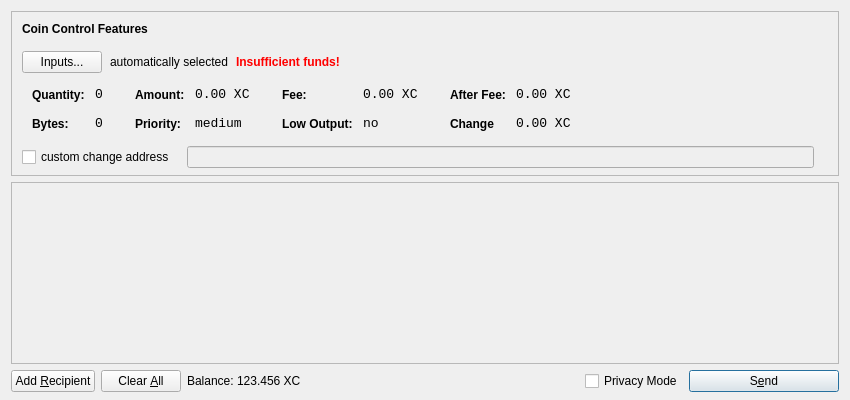
<?xml version="1.0" encoding="UTF-8"?>
<ui version="4.0">
 <class>SendCoinsDialog</class>
 <widget class="QDialog" name="SendCoinsDialog">
  <property name="geometry">
   <rect>
    <x>0</x>
    <y>0</y>
    <width>850</width>
    <height>400</height>
   </rect>
  </property>
  <property name="windowTitle">
   <string>Send Coins</string>
  </property>
  <layout class="QVBoxLayout" name="verticalLayout" stretch="0,1,0">
   <property name="bottomMargin">
    <number>8</number>
   </property>
   <item>
    <widget class="QFrame" name="frameCoinControl">
     <property name="sizePolicy">
      <sizepolicy hsizetype="Expanding" vsizetype="Expanding">
       <horstretch>0</horstretch>
       <verstretch>0</verstretch>
      </sizepolicy>
     </property>
     <property name="maximumSize">
      <size>
       <width>16777215</width>
       <height>16777215</height>
      </size>
     </property>
     <property name="frameShape">
      <enum>QFrame::StyledPanel</enum>
     </property>
     <property name="frameShadow">
      <enum>QFrame::Sunken</enum>
     </property>
     <layout class="QVBoxLayout" name="verticalLayoutCoinControl2">
      <property name="spacing">
       <number>6</number>
      </property>
      <property name="leftMargin">
       <number>0</number>
      </property>
      <property name="topMargin">
       <number>0</number>
      </property>
      <property name="rightMargin">
       <number>0</number>
      </property>
      <property name="bottomMargin">
       <number>6</number>
      </property>
      <item>
       <layout class="QVBoxLayout" name="verticalLayoutCoinControl" stretch="0,0,0,0,1,0">
        <property name="spacing">
         <number>0</number>
        </property>
        <property name="leftMargin">
         <number>10</number>
        </property>
        <property name="topMargin">
         <number>10</number>
        </property>
        <item>
         <layout class="QHBoxLayout" name="horizontalLayoutCoinControl1">
          <property name="bottomMargin">
           <number>15</number>
          </property>
          <item>
           <widget class="QLabel" name="labelCoinControlFeatures">
            <property name="sizePolicy">
             <sizepolicy hsizetype="Preferred" vsizetype="Maximum">
              <horstretch>0</horstretch>
              <verstretch>0</verstretch>
             </sizepolicy>
            </property>
            <property name="font">
             <font>
              <weight>75</weight>
              <bold>true</bold>
             </font>
            </property>
            <property name="styleSheet">
             <string notr="true">font-weight:bold;</string>
            </property>
            <property name="text">
             <string>Coin Control Features</string>
            </property>
           </widget>
          </item>
         </layout>
        </item>
        <item>
         <layout class="QHBoxLayout" name="horizontalLayoutCoinControl2" stretch="0,0,0,0">
          <property name="spacing">
           <number>8</number>
          </property>
          <property name="bottomMargin">
           <number>10</number>
          </property>
          <item>
           <widget class="QPushButton" name="pushButtonCoinControl">
            <property name="styleSheet">
             <string notr="true"/>
            </property>
            <property name="text">
             <string>Inputs...</string>
            </property>
           </widget>
          </item>
          <item>
           <widget class="QLabel" name="labelCoinControlAutomaticallySelected">
            <property name="text">
             <string>automatically selected</string>
            </property>
            <property name="margin">
             <number>5</number>
            </property>
           </widget>
          </item>
          <item>
           <widget class="QLabel" name="labelCoinControlInsuffFunds">
            <property name="font">
             <font>
              <weight>75</weight>
              <bold>true</bold>
             </font>
            </property>
            <property name="styleSheet">
             <string notr="true">color:red;font-weight:bold;</string>
            </property>
            <property name="text">
             <string>Insufficient funds!</string>
            </property>
            <property name="margin">
             <number>5</number>
            </property>
           </widget>
          </item>
          <item>
           <spacer name="horizontalSpacerCoinControl">
            <property name="orientation">
             <enum>Qt::Horizontal</enum>
            </property>
            <property name="sizeHint" stdset="0">
             <size>
              <width>40</width>
              <height>1</height>
             </size>
            </property>
           </spacer>
          </item>
         </layout>
        </item>
        <item>
         <widget class="QWidget" name="widgetCoinControl" native="true">
          <property name="sizePolicy">
           <sizepolicy hsizetype="Preferred" vsizetype="Preferred">
            <horstretch>0</horstretch>
            <verstretch>0</verstretch>
           </sizepolicy>
          </property>
          <property name="minimumSize">
           <size>
            <width>0</width>
            <height>0</height>
           </size>
          </property>
          <property name="styleSheet">
           <string notr="true"/>
          </property>
          <layout class="QHBoxLayout" name="horizontalLayoutCoinControl5">
           <property name="margin">
            <number>0</number>
           </property>
           <item>
            <layout class="QHBoxLayout" name="horizontalLayoutCoinControl3" stretch="0,0,0,1">
             <property name="spacing">
              <number>20</number>
             </property>
             <property name="topMargin">
              <number>0</number>
             </property>
             <property name="bottomMargin">
              <number>10</number>
             </property>
             <item>
              <layout class="QFormLayout" name="formLayoutCoinControl1">
               <property name="horizontalSpacing">
                <number>10</number>
               </property>
               <property name="verticalSpacing">
                <number>14</number>
               </property>
               <property name="leftMargin">
                <number>10</number>
               </property>
               <property name="topMargin">
                <number>4</number>
               </property>
               <property name="rightMargin">
                <number>6</number>
               </property>
               <item row="0" column="0">
                <widget class="QLabel" name="labelCoinControlQuantityText">
                 <property name="styleSheet">
                  <string notr="true">font-weight:bold;</string>
                 </property>
                 <property name="text">
                  <string>Quantity:</string>
                 </property>
                 <property name="margin">
                  <number>0</number>
                 </property>
                </widget>
               </item>
               <item row="0" column="1">
                <widget class="QLabel" name="labelCoinControlQuantity">
                 <property name="font">
                  <font>
                   <family>Monospace</family>
                   <pointsize>10</pointsize>
                  </font>
                 </property>
                 <property name="cursor">
                  <cursorShape>IBeamCursor</cursorShape>
                 </property>
                 <property name="contextMenuPolicy">
                  <enum>Qt::ActionsContextMenu</enum>
                 </property>
                 <property name="text">
                  <string>0</string>
                 </property>
                 <property name="margin">
                  <number>0</number>
                 </property>
                 <property name="textInteractionFlags">
                  <set>Qt::LinksAccessibleByMouse|Qt::TextSelectableByKeyboard|Qt::TextSelectableByMouse</set>
                 </property>
                </widget>
               </item>
               <item row="1" column="0">
                <widget class="QLabel" name="labelCoinControlBytesText">
                 <property name="styleSheet">
                  <string notr="true">font-weight:bold;</string>
                 </property>
                 <property name="text">
                  <string>Bytes:</string>
                 </property>
                </widget>
               </item>
               <item row="1" column="1">
                <widget class="QLabel" name="labelCoinControlBytes">
                 <property name="font">
                  <font>
                   <family>Monospace</family>
                   <pointsize>10</pointsize>
                  </font>
                 </property>
                 <property name="cursor">
                  <cursorShape>IBeamCursor</cursorShape>
                 </property>
                 <property name="contextMenuPolicy">
                  <enum>Qt::ActionsContextMenu</enum>
                 </property>
                 <property name="text">
                  <string>0</string>
                 </property>
                 <property name="textInteractionFlags">
                  <set>Qt::LinksAccessibleByMouse|Qt::TextSelectableByKeyboard|Qt::TextSelectableByMouse</set>
                 </property>
                </widget>
               </item>
              </layout>
             </item>
             <item>
              <layout class="QFormLayout" name="formLayoutCoinControl2">
               <property name="horizontalSpacing">
                <number>10</number>
               </property>
               <property name="verticalSpacing">
                <number>14</number>
               </property>
               <property name="leftMargin">
                <number>6</number>
               </property>
               <property name="topMargin">
                <number>4</number>
               </property>
               <property name="rightMargin">
                <number>6</number>
               </property>
               <item row="0" column="0">
                <widget class="QLabel" name="labelCoinControlAmountText">
                 <property name="styleSheet">
                  <string notr="true">font-weight:bold;</string>
                 </property>
                 <property name="text">
                  <string>Amount:</string>
                 </property>
                 <property name="margin">
                  <number>0</number>
                 </property>
                </widget>
               </item>
               <item row="0" column="1">
                <widget class="QLabel" name="labelCoinControlAmount">
                 <property name="font">
                  <font>
                   <family>Monospace</family>
                   <pointsize>10</pointsize>
                  </font>
                 </property>
                 <property name="cursor">
                  <cursorShape>IBeamCursor</cursorShape>
                 </property>
                 <property name="contextMenuPolicy">
                  <enum>Qt::ActionsContextMenu</enum>
                 </property>
                 <property name="text">
                  <string>0.00 XC</string>
                 </property>
                 <property name="textInteractionFlags">
                  <set>Qt::LinksAccessibleByMouse|Qt::TextSelectableByKeyboard|Qt::TextSelectableByMouse</set>
                 </property>
                </widget>
               </item>
               <item row="1" column="0">
                <widget class="QLabel" name="labelCoinControlPriorityText">
                 <property name="styleSheet">
                  <string notr="true">font-weight:bold;</string>
                 </property>
                 <property name="text">
                  <string>Priority:</string>
                 </property>
                </widget>
               </item>
               <item row="1" column="1">
                <widget class="QLabel" name="labelCoinControlPriority">
                 <property name="font">
                  <font>
                   <family>Monospace</family>
                   <pointsize>10</pointsize>
                  </font>
                 </property>
                 <property name="cursor">
                  <cursorShape>IBeamCursor</cursorShape>
                 </property>
                 <property name="contextMenuPolicy">
                  <enum>Qt::ActionsContextMenu</enum>
                 </property>
                 <property name="text">
                  <string>medium</string>
                 </property>
                 <property name="textInteractionFlags">
                  <set>Qt::LinksAccessibleByMouse|Qt::TextSelectableByKeyboard|Qt::TextSelectableByMouse</set>
                 </property>
                </widget>
               </item>
              </layout>
             </item>
             <item>
              <layout class="QFormLayout" name="formLayoutCoinControl3">
               <property name="horizontalSpacing">
                <number>10</number>
               </property>
               <property name="verticalSpacing">
                <number>14</number>
               </property>
               <property name="leftMargin">
                <number>6</number>
               </property>
               <property name="topMargin">
                <number>4</number>
               </property>
               <property name="rightMargin">
                <number>6</number>
               </property>
               <item row="0" column="0">
                <widget class="QLabel" name="labelCoinControlFeeText">
                 <property name="styleSheet">
                  <string notr="true">font-weight:bold;</string>
                 </property>
                 <property name="text">
                  <string>Fee:</string>
                 </property>
                 <property name="margin">
                  <number>0</number>
                 </property>
                </widget>
               </item>
               <item row="0" column="1">
                <widget class="QLabel" name="labelCoinControlFee">
                 <property name="font">
                  <font>
                   <family>Monospace</family>
                   <pointsize>10</pointsize>
                  </font>
                 </property>
                 <property name="cursor">
                  <cursorShape>IBeamCursor</cursorShape>
                 </property>
                 <property name="contextMenuPolicy">
                  <enum>Qt::ActionsContextMenu</enum>
                 </property>
                 <property name="text">
                  <string>0.00 XC</string>
                 </property>
                 <property name="textInteractionFlags">
                  <set>Qt::LinksAccessibleByMouse|Qt::TextSelectableByKeyboard|Qt::TextSelectableByMouse</set>
                 </property>
                </widget>
               </item>
               <item row="1" column="0">
                <widget class="QLabel" name="labelCoinControlLowOutputText">
                 <property name="styleSheet">
                  <string notr="true">font-weight:bold;</string>
                 </property>
                 <property name="text">
                  <string>Low Output:</string>
                 </property>
                </widget>
               </item>
               <item row="1" column="1">
                <widget class="QLabel" name="labelCoinControlLowOutput">
                 <property name="font">
                  <font>
                   <family>Monospace</family>
                   <pointsize>10</pointsize>
                  </font>
                 </property>
                 <property name="cursor">
                  <cursorShape>IBeamCursor</cursorShape>
                 </property>
                 <property name="contextMenuPolicy">
                  <enum>Qt::ActionsContextMenu</enum>
                 </property>
                 <property name="text">
                  <string>no</string>
                 </property>
                 <property name="textInteractionFlags">
                  <set>Qt::LinksAccessibleByMouse|Qt::TextSelectableByKeyboard|Qt::TextSelectableByMouse</set>
                 </property>
                </widget>
               </item>
              </layout>
             </item>
             <item>
              <layout class="QFormLayout" name="formLayoutCoinControl4">
               <property name="horizontalSpacing">
                <number>10</number>
               </property>
               <property name="verticalSpacing">
                <number>14</number>
               </property>
               <property name="leftMargin">
                <number>6</number>
               </property>
               <property name="topMargin">
                <number>4</number>
               </property>
               <property name="rightMargin">
                <number>6</number>
               </property>
               <item row="0" column="0">
                <widget class="QLabel" name="labelCoinControlAfterFeeText">
                 <property name="styleSheet">
                  <string notr="true">font-weight:bold;</string>
                 </property>
                 <property name="text">
                  <string>After Fee:</string>
                 </property>
                 <property name="margin">
                  <number>0</number>
                 </property>
                </widget>
               </item>
               <item row="0" column="1">
                <widget class="QLabel" name="labelCoinControlAfterFee">
                 <property name="font">
                  <font>
                   <family>Monospace</family>
                   <pointsize>10</pointsize>
                  </font>
                 </property>
                 <property name="cursor">
                  <cursorShape>IBeamCursor</cursorShape>
                 </property>
                 <property name="contextMenuPolicy">
                  <enum>Qt::ActionsContextMenu</enum>
                 </property>
                 <property name="text">
                  <string>0.00 XC</string>
                 </property>
                 <property name="textInteractionFlags">
                  <set>Qt::LinksAccessibleByMouse|Qt::TextSelectableByKeyboard|Qt::TextSelectableByMouse</set>
                 </property>
                </widget>
               </item>
               <item row="1" column="0">
                <widget class="QLabel" name="labelCoinControlChangeText">
                 <property name="styleSheet">
                  <string notr="true">font-weight:bold;</string>
                 </property>
                 <property name="text">
                  <string>Change</string>
                 </property>
                </widget>
               </item>
               <item row="1" column="1">
                <widget class="QLabel" name="labelCoinControlChange">
                 <property name="font">
                  <font>
                   <family>Monospace</family>
                   <pointsize>10</pointsize>
                  </font>
                 </property>
                 <property name="cursor">
                  <cursorShape>IBeamCursor</cursorShape>
                 </property>
                 <property name="contextMenuPolicy">
                  <enum>Qt::ActionsContextMenu</enum>
                 </property>
                 <property name="text">
                  <string>0.00 XC</string>
                 </property>
                 <property name="textInteractionFlags">
                  <set>Qt::LinksAccessibleByMouse|Qt::TextSelectableByKeyboard|Qt::TextSelectableByMouse</set>
                 </property>
                </widget>
               </item>
              </layout>
             </item>
            </layout>
           </item>
          </layout>
         </widget>
        </item>
        <item>
         <layout class="QHBoxLayout" name="horizontalLayoutCoinControl4" stretch="0,0,0">
          <property name="spacing">
           <number>12</number>
          </property>
          <property name="sizeConstraint">
           <enum>QLayout::SetDefaultConstraint</enum>
          </property>
          <property name="topMargin">
           <number>5</number>
          </property>
          <property name="rightMargin">
           <number>5</number>
          </property>
          <item>
           <widget class="QCheckBox" name="checkBoxCoinControlChange">
            <property name="text">
             <string>custom change address</string>
            </property>
           </widget>
          </item>
          <item>
           <widget class="QLineEdit" name="lineEditCoinControlChange">
            <property name="enabled">
             <bool>false</bool>
            </property>
            <property name="sizePolicy">
             <sizepolicy hsizetype="Expanding" vsizetype="Fixed">
              <horstretch>0</horstretch>
              <verstretch>0</verstretch>
             </sizepolicy>
            </property>
           </widget>
          </item>
          <item>
           <widget class="QLabel" name="labelCoinControlChangeLabel">
            <property name="sizePolicy">
             <sizepolicy hsizetype="Preferred" vsizetype="Expanding">
              <horstretch>0</horstretch>
              <verstretch>0</verstretch>
             </sizepolicy>
            </property>
            <property name="minimumSize">
             <size>
              <width>0</width>
              <height>0</height>
             </size>
            </property>
            <property name="text">
             <string/>
            </property>
            <property name="margin">
             <number>3</number>
            </property>
           </widget>
          </item>
         </layout>
        </item>
        <item>
         <spacer name="verticalSpacerCoinControl">
          <property name="orientation">
           <enum>Qt::Vertical</enum>
          </property>
          <property name="sizeHint" stdset="0">
           <size>
            <width>800</width>
            <height>1</height>
           </size>
          </property>
         </spacer>
        </item>
        <item>
         <layout class="QHBoxLayout" name="horizontalLayout_3"/>
        </item>
       </layout>
      </item>
     </layout>
    </widget>
   </item>
   <item>
    <widget class="QScrollArea" name="scrollArea">
     <property name="widgetResizable">
      <bool>true</bool>
     </property>
     <widget class="QWidget" name="scrollAreaWidgetContents">
      <property name="geometry">
       <rect>
        <x>0</x>
        <y>0</y>
        <width>828</width>
        <height>160</height>
       </rect>
      </property>
      <layout class="QVBoxLayout" name="verticalLayout_2">
       <property name="margin">
        <number>0</number>
       </property>
       <item>
        <layout class="QVBoxLayout" name="entries">
         <property name="spacing">
          <number>6</number>
         </property>
        </layout>
       </item>
       <item>
        <spacer name="verticalSpacer">
         <property name="orientation">
          <enum>Qt::Vertical</enum>
         </property>
         <property name="sizeHint" stdset="0">
          <size>
           <width>20</width>
           <height>40</height>
          </size>
         </property>
        </spacer>
       </item>
      </layout>
     </widget>
    </widget>
   </item>
   <item>
    <layout class="QHBoxLayout" name="horizontalLayout">
     <item>
      <widget class="QPushButton" name="addButton">
       <property name="toolTip">
        <string>Send to multiple recipients at once</string>
       </property>
       <property name="text">
        <string>Add &amp;Recipient</string>
       </property>
       <property name="icon">
        <iconset resource="../bitcoin.qrc">
         <normaloff>:/icons/add</normaloff>:/icons/add</iconset>
       </property>
       <property name="autoDefault">
        <bool>false</bool>
       </property>
      </widget>
     </item>
     <item>
      <widget class="QPushButton" name="clearButton">
       <property name="sizePolicy">
        <sizepolicy hsizetype="Minimum" vsizetype="Fixed">
         <horstretch>0</horstretch>
         <verstretch>0</verstretch>
        </sizepolicy>
       </property>
       <property name="toolTip">
        <string>Remove all transaction fields</string>
       </property>
       <property name="text">
        <string>Clear &amp;All</string>
       </property>
       <property name="icon">
        <iconset resource="../bitcoin.qrc">
         <normaloff>:/icons/remove</normaloff>:/icons/remove</iconset>
       </property>
       <property name="autoRepeatDelay">
        <number>300</number>
       </property>
       <property name="autoDefault">
        <bool>false</bool>
       </property>
      </widget>
     </item>
     <item>
      <layout class="QHBoxLayout" name="horizontalLayout_2">
       <property name="spacing">
        <number>3</number>
       </property>
       <item>
        <widget class="QLabel" name="label">
         <property name="sizePolicy">
          <sizepolicy hsizetype="Preferred" vsizetype="Fixed">
           <horstretch>0</horstretch>
           <verstretch>0</verstretch>
          </sizepolicy>
         </property>
         <property name="text">
          <string>Balance:</string>
         </property>
        </widget>
       </item>
       <item>
        <widget class="QLabel" name="labelBalance">
         <property name="sizePolicy">
          <sizepolicy hsizetype="Preferred" vsizetype="Fixed">
           <horstretch>0</horstretch>
           <verstretch>0</verstretch>
          </sizepolicy>
         </property>
         <property name="cursor">
          <cursorShape>IBeamCursor</cursorShape>
         </property>
         <property name="text">
          <string>123.456 XC</string>
         </property>
         <property name="textInteractionFlags">
          <set>Qt::LinksAccessibleByMouse|Qt::TextSelectableByKeyboard|Qt::TextSelectableByMouse</set>
         </property>
        </widget>
       </item>
      </layout>
     </item>
     <item>
      <spacer name="horizontalSpacer">
       <property name="orientation">
        <enum>Qt::Horizontal</enum>
       </property>
       <property name="sizeHint" stdset="0">
        <size>
         <width>40</width>
         <height>20</height>
        </size>
       </property>
      </spacer>
     </item>
     <item>
      <widget class="QCheckBox" name="checkDistmix">
       <property name="toolTip">
        <string extracomment="Transaction will be submitted through decentralized trustless mixer"/>
       </property>
       <property name="text">
        <string>Privacy Mode</string>
       </property>
      </widget>
     </item>
     <item>
      <widget class="QPushButton" name="sendButton">
       <property name="minimumSize">
        <size>
         <width>150</width>
         <height>0</height>
        </size>
       </property>
       <property name="toolTip">
        <string>Confirm the send action</string>
       </property>
       <property name="text">
        <string>S&amp;end</string>
       </property>
       <property name="icon">
        <iconset resource="../bitcoin.qrc">
         <normaloff>:/icons/send</normaloff>:/icons/send</iconset>
       </property>
       <property name="default">
        <bool>true</bool>
       </property>
      </widget>
     </item>
    </layout>
   </item>
  </layout>
 </widget>
 <resources>
  <include location="../bitcoin.qrc"/>
 </resources>
 <connections/>
</ui>
